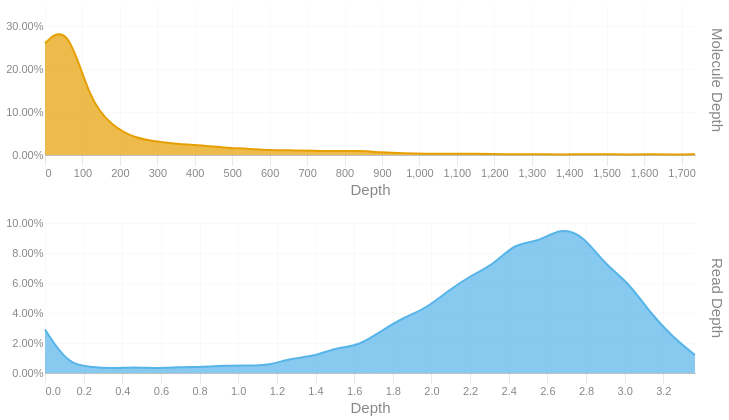

The notebook cell this image was saved under:
### Code cell
readdep = depth_hist(tb['Read Depth'], q99, 3)
readdep = readdep.with_columns(pl.lit('Read Depth').alias('Metric'))
if not SKIPLR:
    moldep = depth_hist(tb['Molecule Depth'], mol_q99, 1)
    moldep = moldep.with_columns(pl.lit('Molecule Depth').alias('Metric'))
    _hist = pl.concat([readdep, moldep])
    _hist = _hist.filter(pl.col('Proportion') != 0)
    with SafeRender(_hist):
        (
            alt.Chart(_hist)        
            .mark_area(interpolate = "basis")
            .encode(
                x=alt.X('Bin:Q').scale(domainMin=0).axis(alt.Axis(title='Depth')),
                y = alt.Y('Proportion:Q', title = None).axis(format = '.2%'),
                color = alt.Color('Metric:N').legend(None),
                row = alt.Row("Metric:N").header(title = None, labelOrient = 'right'),
                tooltip = [
                    alt.Tooltip("Metric:N", title = "Metric"),
                    alt.Tooltip('Interval:N', title = "Depth Interval"),
                    alt.Tooltip('Proportion:Q', title = "% Alignments").format('.2%')
                ]
            )
            .resolve_scale(x='independent', y='independent')
            .properties(
                height = 150, width = 650,
                usermeta={'embedOptions': {'downloadFileName': f'{samplename}.depth.hist'}}
            )
        ).display()
else:
    readdep = readdep.filter(pl.col('Proportion') != 0)
    with SafeRender(readdep):
        (
            alt.Chart(readdep)        
            .mark_area(interpolate = "basis")
            .encode(
                x=alt.X('Bin:Q').scale(domainMin=0).axis(alt.Axis(title='Depth')),
                y = alt.Y('Proportion:Q', title = None).axis(format = '.2%'),
                tooltip = [
                    alt.Tooltip('Interval:N', title = "Depth Interval"),
                    alt.Tooltip('Proportion:Q', title = "% Alignments").format('.2%')
                ]
            )
            .properties(
                usermeta={'embedOptions': {'downloadFileName': f'{samplename}.depth.hist'}}
            )
        ).display()

### Figure 1 — Vega-Lite specification as saved in the notebook (floating-point values rounded to 4 significant figures)
{"width": 650, "height": 150, "config": {"title": {"anchor": "start", "dy": -15, "fontSize": 18, "color": "#888888", "subtitleColor": "#888888", "subtitleFontSize": 14}, "arc": {"fill": "#0072B2"}, "axis": {"domainColor": "#888888", "domainWidth": 0.5, "gridWidth": 0.2, "grid": false, "titleFontWeight": 400, "titleFontSize": 15, "labelFontSize": 11, "labelColor": "#888888", "tickColor": "#888888", "tickWidth": 0.2, "titleColor": "#888888"}, "axisBand": {"grid": false}, "axisX": {"grid": true, "tickSize": 10, "domainCap": "round"}, "axisY": {"domain": false, "grid": true, "tickSize": 0, "domainCap": "round"}, "background": "transparent", "header": {"labelFontSize": 15, "labelColor": "#888888", "titleFontSize": 15, "titleFontWeight": 600, "titleColor": "#888888"}, "legend": {"labelFont": "sans-serif", "labelFontSize": 12, "labelColor": "#888888", "symbolSize": 100, "symbolType": "circle", "titleFontSize": 12, "titlePadding": 10, "titleColor": "#888888", "title": null}, "range": {"category": ["#E69F00", "#56B4E9", "#009E73", "#F0E442", "#0072B2", "#D55E00", "#CC79A7", "#000000"], "diverging": ["#cfe8f3", "#a2d4ec", "#73bfe2", "#46abdb", "#1696d2", "#12719e"]}, "area": {"fill": "#0072B2", "fillOpacity": 0.7, "line": true, "strokeOpacity": 0.7}, "line": {"color": "#0072B2", "stroke": "#0072B2", "strokeWidth": 2}, "trail": {"color": "#0072B2", "stroke": "#0072B2", "strokeWidth": 0, "size": 1}, "point": {"filled": true, "fillOpacity": 1.0, "size": 95}, "text": {"color": "#888888", "fontSize": 11, "align": "right", "fontWeight": 400, "size": 11}, "bar": {"fill": "#0072B2", "stroke": null}, "view": {"stroke": null, "continuousWidth": 660, "continuousHeight": 400}}, "data": {"name": "data-8ae6b65f018af4617585da221bc5b290"}, "mark": {"type": "area", "interpolate": "basis"}, "encoding": {"color": {"field": "Metric", "legend": null, "type": "nominal"}, "row": {"field": "Metric", "header": {"title": null, "labelOrient": "right"}, "type": "nominal"}, "tooltip": [{"field": "Metric", "title": "Metric", "type": "nominal"}, {"field": "Interval", "title": "Depth Interval", "type": "nominal"}, {"field": "Proportion", "format": ".2%", "title": "% Alignments", "type": "quantitative"}], "x": {"axis": {"title": "Depth"}, "field": "Bin", "scale": {"domainMin": 0}, "type": "quantitative"}, "y": {"axis": {"format": ".2%"}, "field": "Proportion", "title": null, "type": "quantitative"}}, "resolve": {"scale": {"x": "independent", "y": "independent"}}, "usermeta": {"embedOptions": {"downloadFileName": "S3_Musquodoboit_602.depth.hist"}}, "$schema": "https://vega.github.io/schema/vega-lite/v6.1.0.json", "datasets": {"data-8ae6b65f018af4617585da221bc5b290": [{"Bin": 0.0, "Interval": "0.0-0.116", "Proportion": 0.029, "Metric": "Read Depth"}, {"Bin": 0.116, "Interval": "0.116-0.232", "Proportion": 0.006, "Metric": "Read Depth"}, {"Bin": 0.232, "Interval": "0.232-0.348", "Proportion": 0.004, "Metric": "Read Depth"}, {"Bin": 0.348, "Interval": "0.348-0.464", "Proportion": 0.003, "Metric": "Read Depth"}, {"Bin": 0.464, "Interval": "0.464-0.58", "Proportion": 0.004, "Metric": "Read Depth"}, {"Bin": 0.58, "Interval": "0.58-0.696", "Proportion": 0.003, "Metric": "Read Depth"}, {"Bin": 0.696, "Interval": "0.696-0.812", "Proportion": 0.004, "Metric": "Read Depth"}, {"Bin": 0.812, "Interval": "0.812-0.928", "Proportion": 0.004, "Metric": "Read Depth"}, {"Bin": 0.928, "Interval": "0.928-1.044", "Proportion": 0.005, "Metric": "Read Depth"}, {"Bin": 1.044, "Interval": "1.044-1.16", "Proportion": 0.005, "Metric": "Read Depth"}, {"Bin": 1.16, "Interval": "1.16-1.276", "Proportion": 0.005, "Metric": "Read Depth"}, {"Bin": 1.276, "Interval": "1.276-1.392", "Proportion": 0.01, "Metric": "Read Depth"}, {"Bin": 1.392, "Interval": "1.392-1.508", "Proportion": 0.011, "Metric": "Read Depth"}, {"Bin": 1.508, "Interval": "1.508-1.624", "Proportion": 0.017, "Metric": "Read Depth"}, {"Bin": 1.624, "Interval": "1.624-1.74", "Proportion": 0.018, "Metric": "Read Depth"}, {"Bin": 1.74, "Interval": "1.74-1.856", "Proportion": 0.028, "Metric": "Read Depth"}, {"Bin": 1.856, "Interval": "1.856-1.972", "Proportion": 0.037, "Metric": "Read Depth"}, {"Bin": 1.972, "Interval": "1.972-2.088", "Proportion": 0.043, "Metric": "Read Depth"}, {"Bin": 2.088, "Interval": "2.088-2.204", "Proportion": 0.055, "Metric": "Read Depth"}, {"Bin": 2.204, "Interval": "2.204-2.32", "Proportion": 0.065, "Metric": "Read Depth"}, {"Bin": 2.32, "Interval": "2.32-2.436", "Proportion": 0.072, "Metric": "Read Depth"}, {"Bin": 2.436, "Interval": "2.436-2.552", "Proportion": 0.087, "Metric": "Read Depth"}, {"Bin": 2.552, "Interval": "2.552-2.668", "Proportion": 0.087, "Metric": "Read Depth"}, {"Bin": 2.668, "Interval": "2.668-2.784", "Proportion": 0.097, "Metric": "Read Depth"}, {"Bin": 2.784, "Interval": "2.784-2.9", "Proportion": 0.092, "Metric": "Read Depth"}, {"Bin": 2.9, "Interval": "2.9-3.016", "Proportion": 0.072, "Metric": "Read Depth"}, {"Bin": 3.016, "Interval": "3.016-3.132", "Proportion": 0.061, "Metric": "Read Depth"}, {"Bin": 3.132, "Interval": "3.132-3.248", "Proportion": 0.04, "Metric": "Read Depth"}, {"Bin": 3.248, "Interval": "3.248-3.364", "Proportion": 0.024, "Metric": "Read Depth"}, {"Bin": 3.364, "Interval": "3.364-3.48", "Proportion": 0.012, "Metric": "Read Depth"}, {"Bin": 0.0, "Interval": "0.0-59.9", "Proportion": 0.261, "Metric": "Molecule Depth"}, {"Bin": 59.9, "Interval": "59.9-119.7", "Proportion": 0.309, "Metric": "Molecule Depth"}, {"Bin": 119.7, "Interval": "119.7-179.6", "Proportion": 0.124, "Metric": "Molecule Depth"}, {"Bin": 179.6, "Interval": "179.6-239.5", "Proportion": 0.068, "Metric": "Molecule Depth"}, {"Bin": 239.5, "Interval": "239.5-299.3", "Proportion": 0.039, "Metric": "Molecule Depth"}, {"Bin": 299.3, "Interval": "299.3-359.2", "Proportion": 0.031, "Metric": "Molecule Depth"}, {"Bin": 359.2, "Interval": "359.2-419.0", "Proportion": 0.025, "Metric": "Molecule Depth"}, {"Bin": 419.0, "Interval": "419.0-478.9", "Proportion": 0.023, "Metric": "Molecule Depth"}, {"Bin": 478.9, "Interval": "478.9-538.8", "Proportion": 0.017, "Metric": "Molecule Depth"}, {"Bin": 538.8, "Interval": "538.8-598.6", "Proportion": 0.015, "Metric": "Molecule Depth"}, {"Bin": 598.6, "Interval": "598.6-658.5", "Proportion": 0.011, "Metric": "Molecule Depth"}, {"Bin": 658.5, "Interval": "658.5-718.4", "Proportion": 0.011, "Metric": "Molecule Depth"}, {"Bin": 718.4, "Interval": "718.4-778.2", "Proportion": 0.01, "Metric": "Molecule Depth"}, {"Bin": 778.2, "Interval": "778.2-838.1", "Proportion": 0.009, "Metric": "Molecule Depth"}, {"Bin": 838.1, "Interval": "838.1-897.9", "Proportion": 0.01, "Metric": "Molecule Depth"}, {"Bin": 897.9, "Interval": "897.9-957.8", "Proportion": 0.006, "Metric": "Molecule Depth"}, {"Bin": 957.8, "Interval": "957.8-1017.7", "Proportion": 0.004, "Metric": "Molecule Depth"}, {"Bin": 1018.0, "Interval": "1017.7-1077.5", "Proportion": 0.003, "Metric": "Molecule Depth"}, {"Bin": 1078.0, "Interval": "1077.5-1137.4", "Proportion": 0.003, "Metric": "Molecule Depth"}, {"Bin": 1137.0, "Interval": "1137.4-1197.3", "Proportion": 0.003, "Metric": "Molecule Depth"}, {"Bin": 1197.0, "Interval": "1197.3-1257.1", "Proportion": 0.002, "Metric": "Molecule Depth"}, {"Bin": 1257.0, "Interval": "1257.1-1317.0", "Proportion": 0.002, "Metric": "Molecule Depth"}, {"Bin": 1317.0, "Interval": "1317.0-1376.8", "Proportion": 0.002, "Metric": "Molecule Depth"}, {"Bin": 1377.0, "Interval": "1376.8-1436.7", "Proportion": 0.001, "Metric": "Molecule Depth"}, {"Bin": 1437.0, "Interval": "1436.7-1496.6", "Proportion": 0.002, "Metric": "Molecule Depth"}, {"Bin": 1497.0, "Interval": "1496.6-1556.4", "Proportion": 0.002, "Metric": "Molecule Depth"}, {"Bin": 1556.0, "Interval": "1556.4-1616.3", "Proportion": 0.001, "Metric": "Molecule Depth"}, {"Bin": 1616.0, "Interval": "1616.3-1676.2", "Proportion": 0.002, "Metric": "Molecule Depth"}, {"Bin": 1676.0, "Interval": "1676.2-1736.0", "Proportion": 0.001, "Metric": "Molecule Depth"}, {"Bin": 1736.0, "Interval": "1736.0-1795.89", "Proportion": 0.002, "Metric": "Molecule Depth"}]}}
